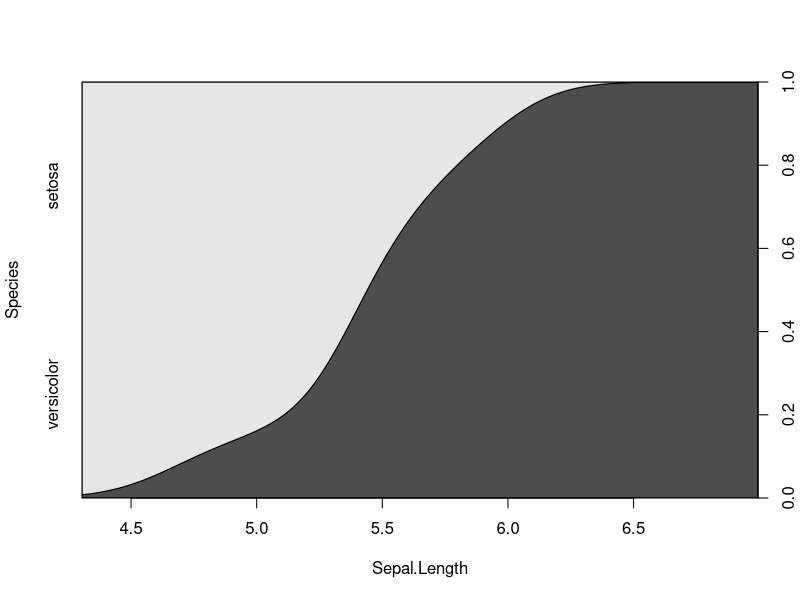
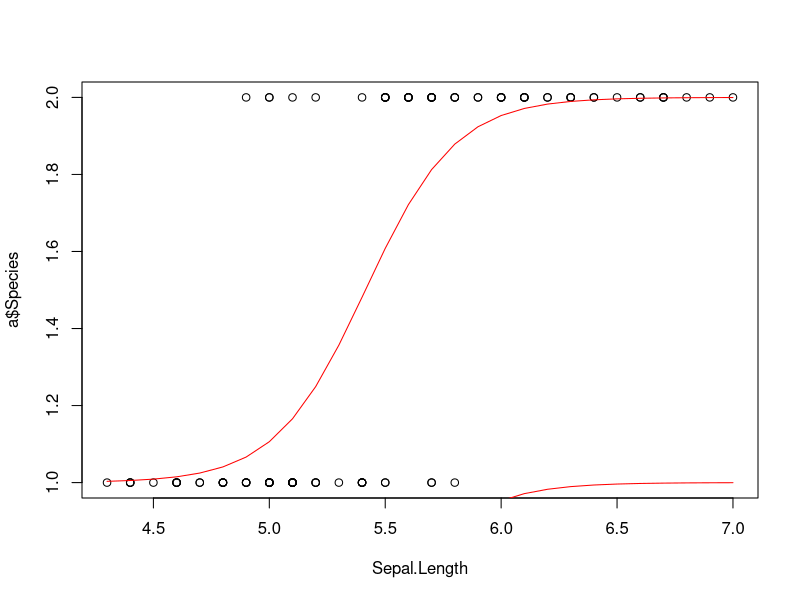

Source code (R) for these figures, in order:
data(iris)
a <- subset(iris, Species == "setosa" | Species == "versicolor")
a$Species <- factor(a$Species)
str(a)

b <- glm(Species~Sepal.Length, data=a, family=binomial)
summary(b)
coef(b)
exp(coef(b)["Sepal.Length"])
confint(b, parm = "Sepal.Length")
exp(confint(b, parm = "Sepal.Length"))

fitted(b)[c(1:5, 96:100)]
predict(b, newdata=a [c(1, 50, 51, 100), ], type="response")

cdplot(Species~Sepal.Length, data=a)


plot(a$Sepal.Length, a$Species, xlab="Sepal.Length")
x=seq(min(a$Sepal.Length), max(a$Sepal.Length), 0.1)
lines(x, (1/(1+(1/exp(-27.831+5.140*x)))), type="l", col="red")
lines(x, 1+(1/(1+(1/exp(-27.831+5.140*x)))), type="l", col="red")



####################################
attach(mtcars)
str(mtcars)

glm.vs <- glm(vs~mpg+am, data=mtcars, family=binomial)
summary(glm.vs)

step.vs <- step(glm.vs, direction="backward")
summary(step.vs)

ls(glm.vs)
str(glm.vs)

anova(glm.vs, test="Chisq")
1-pchisq(18.327, 1)
1-pchisq(4.887, 1)